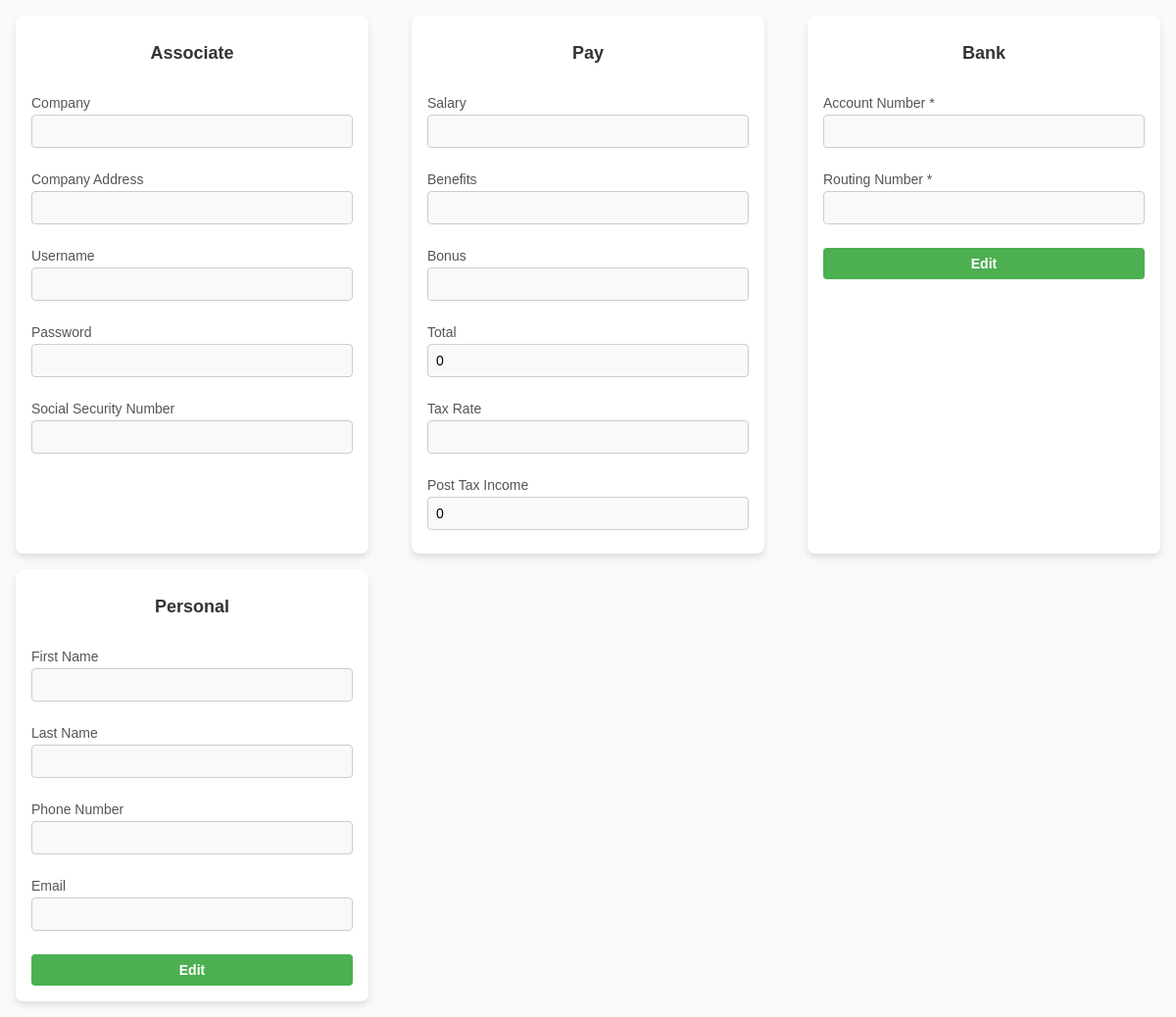
The page /front_end/assoc_home/assoc_home.php on the database as committed earlier.
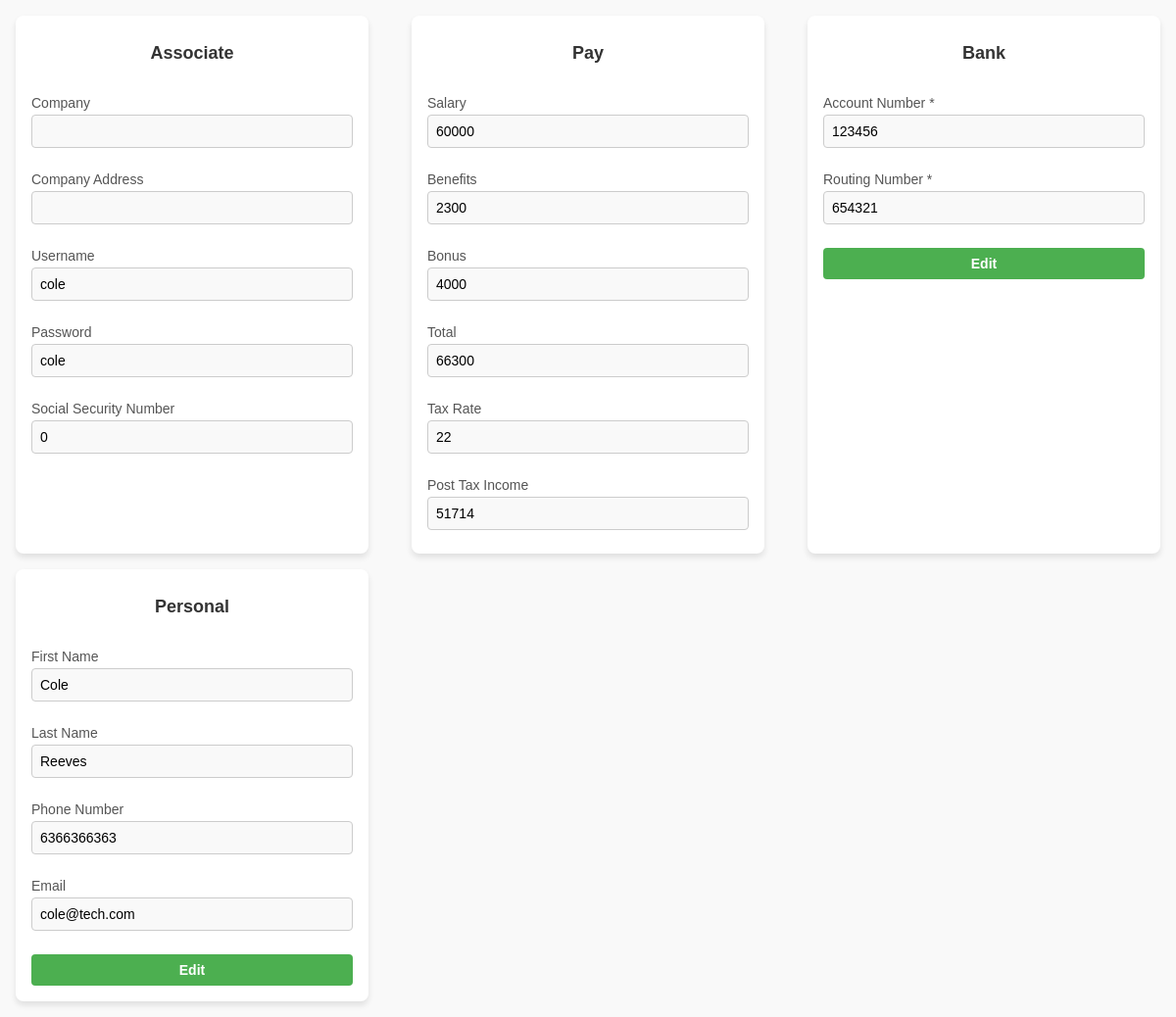
The same page on the database as committed later.
### tables this page shows
CREATE TABLE `pay_details` (
  `det_id` int(11) NOT NULL,
  `pay_id` int(11) NOT NULL,
  `salary` float DEFAULT NULL,
  `bonus` float DEFAULT NULL,
  `benefits` float DEFAULT NULL,
  `tax_rate` float DEFAULT NULL
);

CREATE TABLE `pay` (
  `id` int(11) NOT NULL,
  `acc_num` int(11) DEFAULT NULL,
  `rout_num` int(11) DEFAULT NULL
);

### front_end/assoc_home/assoc_home.php (the view, shortened to what this page needs)
<?php
$servername = "localhost";
$username = "root";
$password = "";
$dbname = "hr_database";
$conn = new mysqli($servername, $username, $password, $dbname);
$address_q = "SELECT Address FROM company WHERE Name = '".$_SESSION['company_name']."'";
$address_r = $conn->query($address_q);
$address_row = $address_r->fetch_assoc();
$address = $address_row['Address'];
$sql = "SELECT hr.hr_Ssn AS ssn, 'hr' AS role, hr.F_name AS fname, hr.L_name AS lname, hr.email AS email, hr.phone_no AS phone, login.username AS username, login.password AS password
    FROM hr
    JOIN has ON hr.hr_Ssn = has.E_Ssn
    JOIN login ON has.username = login.username
    WHERE hr.hr_Ssn = '".$_SESSION['ssn']."'
    UNION
    SELECT accountant.acc_Ssn AS ssn, 'accountant' AS role, accountant.F_name AS fname, accountant.L_name AS lname, accountant.email AS email, accountant.phone_no AS phone, login.username AS username, login.password AS password
    FROM accountant
    JOIN has ON accountant.acc_Ssn = has.E_Ssn
    JOIN login ON has.username = login.username
    WHERE accountant.acc_Ssn = '".$_SESSION['ssn']."'
    UNION
    SELECT associate.acc_Ssn AS ssn, 'associate' AS role, associate.F_name AS fname, associate.L_name AS lname, associate.email AS email, associate.phone_no AS phone, login.username AS username, login.password AS password
    FROM associate
    JOIN has ON associate.acc_Ssn = has.E_Ssn
    JOIN login ON has.username = login.username
    WHERE associate.acc_Ssn = '".$_SESSION['ssn']."'";
$result = $conn->query($sql);
$pay_q = "
    SELECT
        pay_details.salary AS salary,
        pay_details.bonus AS bonus,
        pay_details.benefits AS benefits,
        pay_details.tax_rate AS tax
    FROM
        gets
    JOIN
        pay_details ON gets.pay_id = pay_details.pay_id
    WHERE
        gets.E_Ssn = '" . $_SESSION['ssn'] . "'
    ";
$pay_r = $conn->query($pay_q);
$pay_row = $pay_r->fetch_assoc();
$salary = $pay_row['salary'];
$bonus = $pay_row['bonus'];
$benefits = $pay_row['benefits'];
$tax = $pay_row['tax'];
$row = $result->fetch_assoc();
$fname = $row['fname'];
$lname = $row['lname'];
$phone = $row['phone'];
$email = $row['email'];
$ssn = $row['ssn'];
$username = $row['username'];
$password = $row['password'];
$bank_q = "SELECT pay.acc_num AS acc, pay.rout_num AS rout FROM pay WHERE id = '" . $_SESSION['ssn'] . "'";
    $bank_r = $conn->query($bank_q);
    $acc = null;
    $rout = null;
    if($bank_r->num_rows > 0){
        $bank = $bank_r->fetch_assoc();
        $acc = $bank['acc'];
        $rout = $bank['rout'];
    }
    else{
        $dummy_r = $conn->query("SELECT '' AS acc, '' AS rout FROM employee WHERE E_Ssn = '" . $_SESSION['ssn'] . "'");
        $bank = $dummy_r->fetch_assoc();
        $acc = $bank['acc'];
        $rout = $bank['rout'];
    }
?>
<!DOCTYPE html>
<html lang="en">
<head>
    <link rel="stylesheet" href="associate.css">
</head>
<body>
    <div class="main-container">
        <div class="form-container associate">
            <h1>Associate</h1>
            <form class="form">
        <div class="form-group">
        <label for="company">Company</label>
        <input type="text" id="company" value="<?php echo $_SESSION['company_name']; ?>" readonly>
        </div>
        <div class="form-group">
        <label for="address">Company Address</label>
        <input type="text" id="address" value="<?php echo $address; ?>" readonly>
        </div>
        <div class="form-group">
        <label for="username">Username</label>
        <input type="text" id="username" value="<?php echo $username; ?>" readonly>
        </div>
        <div class="form-group">
            <label for="password">Password</label>
            <input type="text" id="password" value="<?php echo $password; ?>" readonly>
        </div>
        <div class="form-group">
            <label for="ssn">Social Security Number</label>
            <input type="text" id="ssn" value="<?php echo $ssn; ?>" readonly>
        </div>
            </form>
        </div>
        <div class="form-container pay">
            <h1>Pay</h1>
            <form class="form">
                <div class="form-group">
                    <label for="monthly-salary">Salary</label>
                    <input type="text" id="monthly-salary" value="<?php echo $salary; ?>" readonly>
                </div>
                <div class="form-group">
                    <label for="benefits">Benefits</label>
                    <input id="benefits" value="<?php echo $benefits; ?>" readonly>
                </div>
                <div class="form-group">
                    <label for="bonus">Bonus</label>
                    <input id="bonus" value="<?php echo $bonus; ?>" readonly>
                </div>
                <div class="form-group">
                    <label for="total">Total</label>
                    <input id="total" value="<?php
                    $total = $salary + $bonus + $benefits;
                    echo $total; ?>" readonly>
                </div>
                <div class="form-group">
                    <label for="tax">Tax Rate</label>
                    <input id="tax" value="<?php echo $tax; ?>" readonly>
                </div>
                <div class="form-group">
                    <label for="post">Post Tax Income</label>
                    <input id="post" value="<?php
                    $net = $salary + $bonus + $benefits;
                    $tax_rate = (100 - $tax) / 100;
                    $take_home = $net * $tax_rate;
                    echo $take_home; ?>" readonly>
                </div>
            </form>
        </div>
        <div class="form-container bank">
            <h1>Bank</h1>
            <form class="form" action="update_self.php" method="post">
                <div class="form-group">
                    <label for="acc">Account Number *</label>
                    <input type="text" id="acc" name="acc" value="<?php echo $acc; ?>">
                </div>
                <div class="form-group">
                    <label for="rout">Routing Number *</label>
                    <input type="text" id="rout" name="rout" value="<?php echo $rout; ?>">
                </div>
                <button type="submit" class="btn edit-btn">Edit</button>
            </form>
        </div>
        <div class="form-container personal">
            <h1>Personal</h1>
            <form class="form" action="update_self.php" method="post">
                <div class="form-group">
                    <label for="fname">First Name</label>
                    <input type="text" id="fname" name="fname" value="<?php echo $fname; ?>">
                </div>
                <div class="form-group">
                    <label for="lname">Last Name</label>
                    <input type="text" id="lname" name="lname" value="<?php echo $lname; ?>">
                </div>
                <div class="form-group">
                    <label for="phone">Phone Number</label>
                    <input type="text" id="phone" name="phone" value="<?php echo $phone; ?>">
                </div>
                <div class="form-group">
                    <label for="email">Email</label>
                    <input type="text" id="email" name="email" value="<?php echo $email; ?>">
                </div>
                <button type="submit" class="btn edit-btn">Edit</button>
            </form>
        </div>
    </div>
</body>
</html>

### front_end/assoc_home/associate.css (style rules this page uses)
body { margin: 0; padding: 0; font-family: Arial, sans-serif; background-color: #f9f9f9; display: flex; justify-content: center; align-items: flex-start; padding: 1rem; }
.main-container { display: flex; justify-content: space-between; gap: 1rem; flex-wrap: wrap; width: 100%; max-width: 1200px; }
.form-container { background-color: white; padding: 1rem; border-radius: 8px; box-shadow: 0 4px 6px rgba(0, 0, 0, 0.1); text-align: center; display: flex; flex-direction: column; gap: 1rem; width: 360px; min-height: auto; box-sizing: border-box; }
.associate { min-height: auto; }
h1 { font-size: 18px; font-weight: bold; color: #333; margin-bottom: 1rem; }
.form { display: flex; flex-direction: column; gap: 1rem; margin: 0; padding: 0; }
.form-group { text-align: left; width: 100%; margin-bottom: 0.5rem; }
label { display: block; font-size: 14px; color: #555; margin-bottom: 0.25rem; }
input, textarea { width: 100%; padding: 0.5rem; font-size: 14px; border: 1px solid #ccc; border-radius: 4px; background-color: #f9f9f9; box-sizing: border-box; }
.btn { font-size: 14px; padding: 0.5rem 1rem; border: none; border-radius: 4px; cursor: pointer; transition: background-color 0.3s ease; }
.edit-btn { background-color: #4CAF50; color: white; font-weight: bold; }

Rows that differ between the two databases and show on the page:
added pay_details: salary "60000", benefits "2300", bonus "4000", salary+bonus+benefits "66300", tax_rate "22", salary+bonus+benefits "51714"
added pay: acc "123456", rout "654321"
Other text that changed with them:
form field value: (not shown) → "cole"
form field value: (not shown) → "0"
form field fname: (not shown) → "Cole"
form field lname: (not shown) → "Reeves"
form field phone: (not shown) → "6366366363"
form field email: (not shown) → "cole@tech.com"
form field value: "0" → (not shown)
